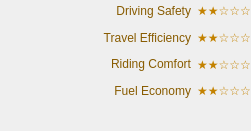
   <widget class="QFrame" name="evalFrame">
    <property name="geometry">
     <rect>
      <x>660</x>
      <y>10</y>
      <width>251</width>
      <height>131</height>
     </rect>
    </property>
    <property name="frameShape">
     <enum>QFrame::NoFrame</enum>
    </property>
    <property name="frameShadow">
     <enum>QFrame::Plain</enum>
    </property>
    <widget class="QWidget" name="gridLayoutWidget">
     <property name="geometry">
      <rect>
       <x>50</x>
       <y>0</y>
       <width>201</width>
       <height>101</height>
      </rect>
     </property>
     <layout class="QGridLayout" name="gridLayout">
      <item row="1" column="1">
       <widget class="QLabel" name="label_6">
        <property name="palette">
         <palette>
          <active>
           <colorrole role="WindowText">
            <brush brushstyle="SolidPattern">
             <color alpha="255">
              <red>136</red>
              <green>91</green>
              <blue>0</blue>
             </color>
            </brush>
           </colorrole>
          </active>
          <inactive>
           <colorrole role="WindowText">
            <brush brushstyle="SolidPattern">
             <color alpha="255">
              <red>136</red>
              <green>91</green>
              <blue>0</blue>
             </color>
            </brush>
           </colorrole>
          </inactive>
          <disabled>
           <colorrole role="WindowText">
            <brush brushstyle="SolidPattern">
             <color alpha="255">
              <red>120</red>
              <green>120</green>
              <blue>120</blue>
             </color>
            </brush>
           </colorrole>
          </disabled>
         </palette>
        </property>
        <property name="text">
         <string>Driving Safety</string>
        </property>
        <property name="alignment">
         <set>Qt::AlignRight|Qt::AlignTrailing|Qt::AlignVCenter</set>
        </property>
       </widget>
      </item>
      <item row="4" column="1">
       <widget class="QLabel" name="label_10">
        <property name="palette">
         <palette>
          <active>
           <colorrole role="WindowText">
            <brush brushstyle="SolidPattern">
             <color alpha="255">
              <red>136</red>
              <green>91</green>
              <blue>0</blue>
             </color>
            </brush>
           </colorrole>
          </active>
          <inactive>
           <colorrole role="WindowText">
            <brush brushstyle="SolidPattern">
             <color alpha="255">
              <red>136</red>
              <green>91</green>
              <blue>0</blue>
             </color>
            </brush>
           </colorrole>
          </inactive>
          <disabled>
           <colorrole role="WindowText">
            <brush brushstyle="SolidPattern">
             <color alpha="255">
              <red>120</red>
              <green>120</green>
              <blue>120</blue>
             </color>
            </brush>
           </colorrole>
          </disabled>
         </palette>
        </property>
        <property name="text">
         <string>Fuel Economy</string>
        </property>
        <property name="alignment">
         <set>Qt::AlignRight|Qt::AlignTrailing|Qt::AlignVCenter</set>
        </property>
       </widget>
      </item>
      <item row="2" column="1">
       <widget class="QLabel" name="label_8">
        <property name="palette">
         <palette>
          <active>
           <colorrole role="WindowText">
            <brush brushstyle="SolidPattern">
             <color alpha="255">
              <red>136</red>
              <green>91</green>
              <blue>0</blue>
             </color>
            </brush>
           </colorrole>
          </active>
          <inactive>
           <colorrole role="WindowText">
            <brush brushstyle="SolidPattern">
             <color alpha="255">
              <red>136</red>
              <green>91</green>
              <blue>0</blue>
             </color>
            </brush>
           </colorrole>
          </inactive>
          <disabled>
           <colorrole role="WindowText">
            <brush brushstyle="SolidPattern">
             <color alpha="255">
              <red>120</red>
              <green>120</green>
              <blue>120</blue>
             </color>
            </brush>
           </colorrole>
          </disabled>
         </palette>
        </property>
        <property name="text">
         <string>Travel Efficiency</string>
        </property>
        <property name="alignment">
         <set>Qt::AlignRight|Qt::AlignTrailing|Qt::AlignVCenter</set>
        </property>
       </widget>
      </item>
      <item row="1" column="2">
       <widget class="QLabel" name="labelSecurity">
        <property name="sizePolicy">
         <sizepolicy hsizetype="Fixed" vsizetype="Preferred">
          <horstretch>0</horstretch>
          <verstretch>0</verstretch>
         </sizepolicy>
        </property>
        <property name="palette">
         <palette>
          <active>
           <colorrole role="WindowText">
            <brush brushstyle="SolidPattern">
             <color alpha="255">
              <red>195</red>
              <green>130</green>
              <blue>0</blue>
             </color>
            </brush>
           </colorrole>
          </active>
          <inactive>
           <colorrole role="WindowText">
            <brush brushstyle="SolidPattern">
             <color alpha="255">
              <red>195</red>
              <green>130</green>
              <blue>0</blue>
             </color>
            </brush>
           </colorrole>
          </inactive>
          <disabled>
           <colorrole role="WindowText">
            <brush brushstyle="SolidPattern">
             <color alpha="255">
              <red>120</red>
              <green>120</green>
              <blue>120</blue>
             </color>
            </brush>
           </colorrole>
          </disabled>
         </palette>
        </property>
        <property name="text">
         <string>★★☆☆☆</string>
        </property>
       </widget>
      </item>
      <item row="2" column="2">
       <widget class="QLabel" name="labelSpeed">
        <property name="palette">
         <palette>
          <active>
           <colorrole role="WindowText">
            <brush brushstyle="SolidPattern">
             <color alpha="255">
              <red>195</red>
              <green>130</green>
              <blue>0</blue>
             </color>
            </brush>
           </colorrole>
          </active>
          <inactive>
           <colorrole role="WindowText">
            <brush brushstyle="SolidPattern">
             <color alpha="255">
              <red>195</red>
              <green>130</green>
              <blue>0</blue>
             </color>
            </brush>
           </colorrole>
          </inactive>
          <disabled>
           <colorrole role="WindowText">
            <brush brushstyle="SolidPattern">
             <color alpha="255">
              <red>120</red>
              <green>120</green>
              <blue>120</blue>
             </color>
            </brush>
           </colorrole>
          </disabled>
         </palette>
        </property>
        <property name="text">
         <string>★★☆☆☆</string>
        </property>
       </widget>
      </item>
      <item row="3" column="2">
       <widget class="QLabel" name="labelComfortability">
        <property name="palette">
         <palette>
          <active>
           <colorrole role="WindowText">
            <brush brushstyle="SolidPattern">
             <color alpha="255">
              <red>195</red>
              <green>130</green>
              <blue>0</blue>
             </color>
            </brush>
           </colorrole>
          </active>
          <inactive>
           <colorrole role="WindowText">
            <brush brushstyle="SolidPattern">
             <color alpha="255">
              <red>195</red>
              <green>130</green>
              <blue>0</blue>
             </color>
            </brush>
           </colorrole>
          </inactive>
          <disabled>
           <colorrole role="WindowText">
            <brush brushstyle="SolidPattern">
             <color alpha="255">
              <red>120</red>
              <green>120</green>
              <blue>120</blue>
             </color>
            </brush>
           </colorrole>
          </disabled>
         </palette>
        </property>
        <property name="text">
         <string>★★☆☆☆</string>
        </property>
       </widget>
      </item>
      <item row="4" column="2">
       <widget class="QLabel" name="labelEconomy">
        <property name="palette">
         <palette>
          <active>
           <colorrole role="WindowText">
            <brush brushstyle="SolidPattern">
             <color alpha="255">
              <red>195</red>
              <green>130</green>
              <blue>0</blue>
             </color>
            </brush>
           </colorrole>
          </active>
          <inactive>
           <colorrole role="WindowText">
            <brush brushstyle="SolidPattern">
             <color alpha="255">
              <red>195</red>
              <green>130</green>
              <blue>0</blue>
             </color>
            </brush>
           </colorrole>
          </inactive>
          <disabled>
           <colorrole role="WindowText">
            <brush brushstyle="SolidPattern">
             <color alpha="255">
              <red>120</red>
              <green>120</green>
              <blue>120</blue>
             </color>
            </brush>
           </colorrole>
          </disabled>
         </palette>
        </property>
        <property name="text">
         <string>★★☆☆☆</string>
        </property>
       </widget>
      </item>
      <item row="3" column="1">
       <widget class="QLabel" name="label_14">
        <property name="palette">
         <palette>
          <active>
           <colorrole role="WindowText">
            <brush brushstyle="SolidPattern">
             <color alpha="255">
              <red>136</red>
              <green>91</green>
              <blue>0</blue>
             </color>
            </brush>
           </colorrole>
          </active>
          <inactive>
           <colorrole role="WindowText">
            <brush brushstyle="SolidPattern">
             <color alpha="255">
              <red>136</red>
              <green>91</green>
              <blue>0</blue>
             </color>
            </brush>
           </colorrole>
          </inactive>
          <disabled>
           <colorrole role="WindowText">
            <brush brushstyle="SolidPattern">
             <color alpha="255">
              <red>120</red>
              <green>120</green>
              <blue>120</blue>
             </color>
            </brush>
           </colorrole>
          </disabled>
         </palette>
        </property>
        <property name="text">
         <string>Riding Comfort</string>
        </property>
        <property name="alignment">
         <set>Qt::AlignRight|Qt::AlignTrailing|Qt::AlignVCenter</set>
        </property>
       </widget>
      </item>
     </layout>
    </widget>
   </widget>
